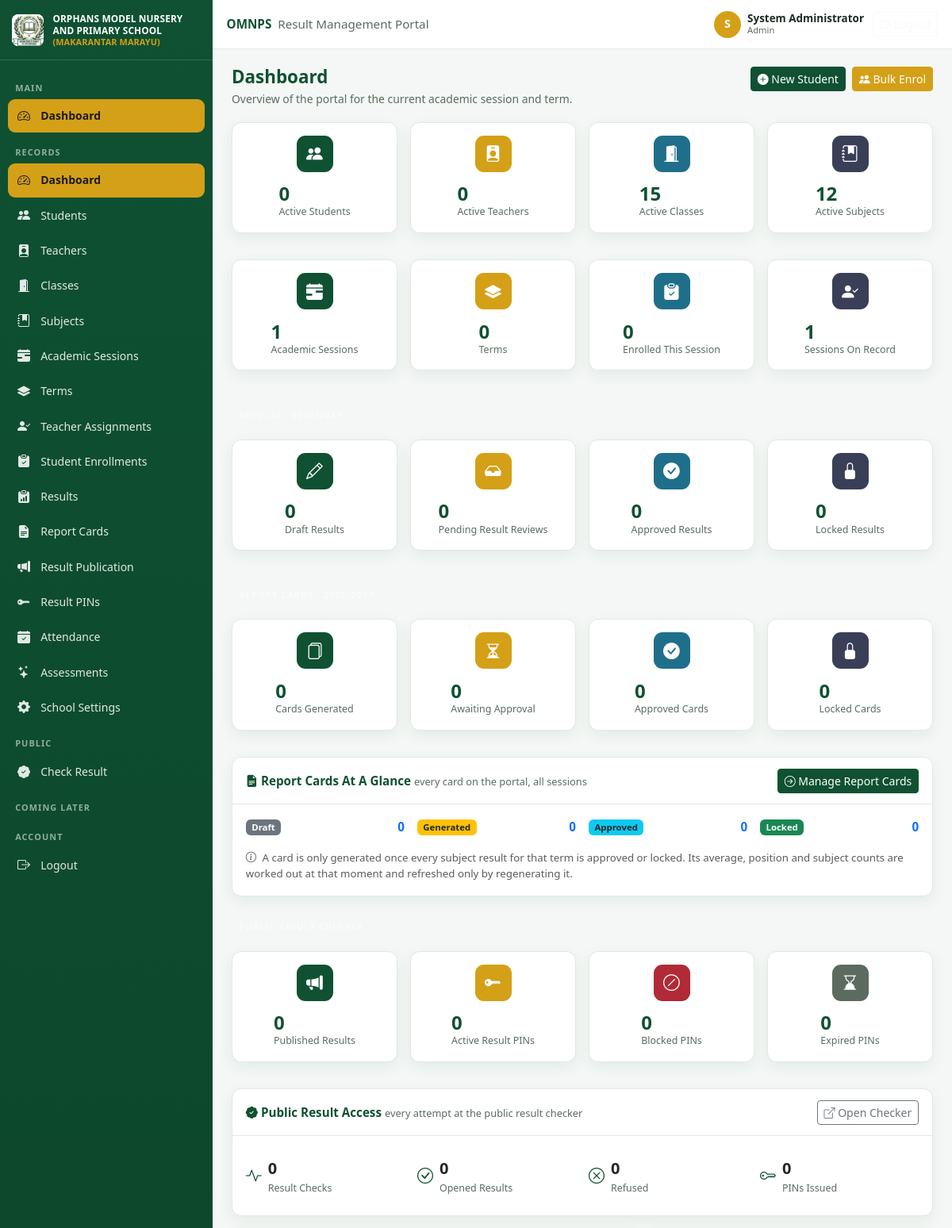
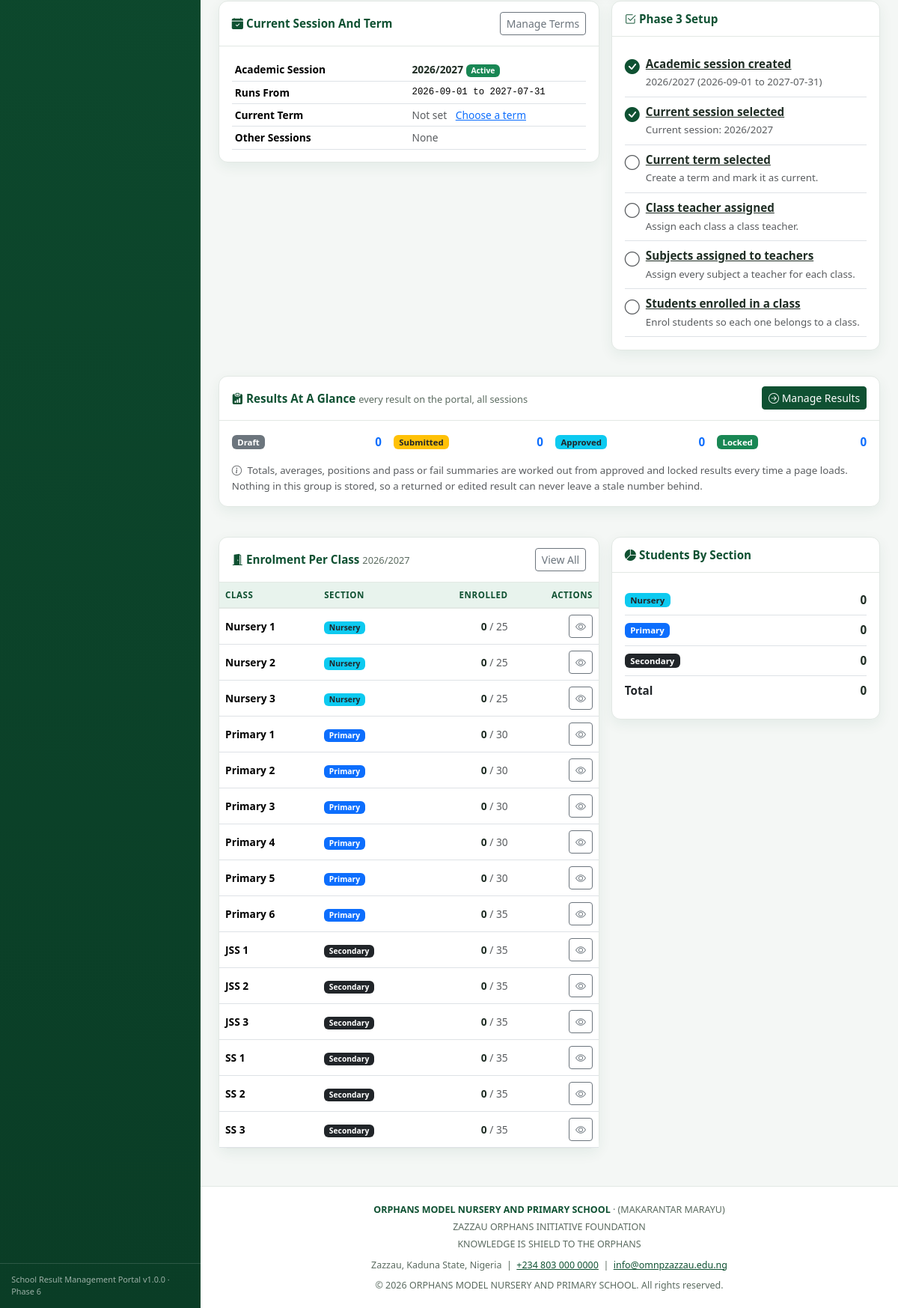
/dashboard.php (signed in), run on the app's committed database (2 pictures, top to bottom).
### tables this page shows
CREATE TABLE IF NOT EXISTS `school_settings` (
    `id`                    TINYINT UNSIGNED NOT NULL DEFAULT 1,

    `school_name`           VARCHAR(120) NOT NULL,
    `school_short_name`     VARCHAR(20)  NOT NULL,
    `school_campaign`       VARCHAR(80)  DEFAULT NULL,
    `school_foundation`     VARCHAR(120) DEFAULT NULL,
    `school_motto`          VARCHAR(120) DEFAULT NULL,
    `school_address`        VARCHAR(255) DEFAULT NULL,
    `school_phone`          VARCHAR(40)  DEFAULT NULL,
    `school_email`          VARCHAR(120) DEFAULT NULL,
    `school_website`        VARCHAR(120) DEFAULT NULL,

    `logo_path`             VARCHAR(255) DEFAULT NULL COMMENT 'Path to school logo image',
    `stamp_path`            VARCHAR(255) DEFAULT NULL COMMENT 'Path to school stamp/seal image',

    `created_at`            TIMESTAMP    NOT NULL DEFAULT CURRENT_TIMESTAMP,
    `updated_at`            TIMESTAMP    NOT NULL DEFAULT CURRENT_TIMESTAMP ON UPDATE CURRENT_TIMESTAMP,

    PRIMARY KEY (`id`)
);

CREATE TABLE IF NOT EXISTS `academic_sessions` (
    `id`              INT UNSIGNED NOT NULL AUTO_INCREMENT,
    `session_name`    VARCHAR(20)  NOT NULL COMMENT 'e.g. 2026/2027',
    `start_date`      DATE         NOT NULL,
    `end_date`        DATE         NOT NULL,
    `status`          ENUM('Active', 'Closed', 'Inactive') NOT NULL DEFAULT 'Active',
    `is_current`      TINYINT(1)   NOT NULL DEFAULT 0,
     
    `current_marker`  TINYINT(1) GENERATED ALWAYS AS
                          (IF(`is_current` = 1, 1, NULL)) VIRTUAL,
    `created_at`      TIMESTAMP    NOT NULL DEFAULT CURRENT_TIMESTAMP,
    `updated_at`      TIMESTAMP    NOT NULL DEFAULT CURRENT_TIMESTAMP ON UPDATE CURRENT_TIMESTAMP,
    PRIMARY KEY (`id`),
    UNIQUE KEY `uq_academic_sessions_name` (`session_name`),
     
    UNIQUE KEY `uq_academic_sessions_current` (`current_marker`),
    KEY `idx_academic_sessions_status` (`status`),
    KEY `idx_academic_sessions_dates` (`start_date`, `end_date`),
    CONSTRAINT `chk_academic_sessions_dates` CHECK (`end_date` > `start_date`)
);

CREATE TABLE IF NOT EXISTS `classes` (
    `id`               INT UNSIGNED  NOT NULL AUTO_INCREMENT,
    `class_name`       VARCHAR(50)   NOT NULL,
    `section`          ENUM('Nursery', 'Primary', 'Secondary') NOT NULL,
    `class_teacher_id` INT UNSIGNED      NULL DEFAULT NULL,
    `capacity`         SMALLINT UNSIGNED NOT NULL DEFAULT 30,
    `status`           ENUM('Active', 'Inactive') NOT NULL DEFAULT 'Active',
    `created_at`       TIMESTAMP     NOT NULL DEFAULT CURRENT_TIMESTAMP,
    `updated_at`       TIMESTAMP     NOT NULL DEFAULT CURRENT_TIMESTAMP ON UPDATE CURRENT_TIMESTAMP,
    PRIMARY KEY (`id`),
    UNIQUE KEY `uq_classes_name_section` (`class_name`, `section`),
    KEY `idx_classes_section` (`section`),
    KEY `idx_classes_status` (`status`),
    KEY `idx_classes_teacher_fk` (`class_teacher_id`),
    CONSTRAINT `fk_classes_teacher`
        FOREIGN KEY (`class_teacher_id`) REFERENCES `teachers` (`id`)
        ON DELETE SET NULL ON UPDATE CASCADE
);

### dashboard.php (the view, shortened to what the rows shown need)
<?php
$session      = currentSession();
$term         = currentTerm();
$sessions     = sessionOptions();
$classes      = classOptions();
$enrollments  = $session === null ? [] : enrollmentCountsByClass((int) $session['id']);
$pageHeading  = 'Dashboard';
require __DIR__ . '/includes/admin_top.php';
?>
<div class="page-head">
    <div>
        <h1><?= e($pageHeading) ?></h1>
    </div>
</div>
<div class="card table-card mb-3">
    <div class="table-card__head">
        <h2 class="table-card__title">
            <i class="bi bi-file-earmark-text-fill text-green"></i> Report Cards At A Glance
            <small>every card on the portal, all sessions</small>
        </h2>
    </div>
</div>
<div class="card table-card mb-3">
    <div class="table-card__head">
        <h2 class="table-card__title">
            <i class="bi bi-patch-check-fill text-green"></i> Public Result Access
            <small>every attempt at the public result checker</small>
        </h2>
    </div>
</div>
<div class="row g-3">
    <div class="col-lg-7">
        <div class="card table-card">
            <div class="table-card__head">
                <h2 class="table-card__title">
                    <i class="bi bi-calendar-check-fill text-green"></i> Current Session And Term
                </h2>
            </div>
            <div class="table-card__body">
                <?php if ($session === null): ?>
                    <div class="alert alert-warning d-flex align-items-center gap-2 mb-0">
                        <i class="bi bi-exclamation-triangle-fill"></i>
                        <span>
                            No current academic session. Create one and mark it current before enrolling students.
                        </span>
                    </div>
                <?php else: ?>
                    <div class="table-responsive">
                        <table class="table table-sm mb-0">
                            <tbody>
                                <tr>
                                    <th scope="row" class="w-50">Academic Session</th>
                                    <td>
                                        <span class="cell-strong"><?= e($session['session_name']) ?></span>
                                        <?= statusBadge((string) $session['status']) ?>
                                    </td>
                                </tr>
                                <tr>
                                    <th scope="row">Runs From</th>
                                    <td class="mono"><?= e($session['start_date']) ?> to <?= e($session['end_date']) ?></td>
                                </tr>
                                <tr>
                                    <th scope="row">Current Term</th>
                                    <td>
                                        <?php if ($term === null): ?>
                                            <span class="text-muted">Not set</span>
                                            <a class="ms-2" href="<?= e(assetUrl('admin/terms.php?session_id=' . (int) $session['id'])) ?>">
                                                Choose a term
                                            </a>
                                        <?php endif; ?>
                                    </td>
                                </tr>
                                <tr>
                                    <th scope="row">Other Sessions</th>
                                    <td>
                                        <?php $others = array_values(array_filter($sessions, static function (array $row) use ($session): bool {
                                            return (int) $row['id'] !== (int) $session['id'];
                                        })); ?>
                                        <?php if ($others === []): ?>
                                            <span class="text-muted">None</span>
                                        <?php endif; ?>
                                    </td>
                                </tr>
                            </tbody>
                        </table>
                    </div>
                <?php endif; ?>
            </div>
        </div>
    </div>
    <div class="col-lg-5">
        <div class="card table-card">
            <div class="table-card__head">
                <h2 class="table-card__title">
                    <i class="bi bi-check2-square text-green"></i> Phase 3 Setup
                </h2>
            </div>
        </div>
    </div>
</div>
<div class="card table-card mt-3 mb-4">
    <div class="table-card__head">
        <h2 class="table-card__title">
            <i class="bi bi-clipboard-data-fill text-green"></i> Results At A Glance
            <small>every result on the portal, all sessions</small>
        </h2>
    </div>
</div>
<div class="row g-3 mt-0">
    <div class="col-lg-7">
        <div class="card table-card">
            <div class="table-card__head">
                <h2 class="table-card__title">
                    <i class="bi bi-door-open-fill text-green"></i> Enrolment Per Class
                    <small><?= $session === null ? 'no current session' : e($session['session_name']) ?></small>
                </h2>
            </div>
            <div class="table-responsive">
                <table class="table table-hover mb-0">
                    <thead>
                    <tr>
                        <th>Class</th>
                        <th>Section</th>
                        <th class="text-end">Enrolled</th>
                        <th class="text-end">Actions</th>
                    </tr>
                    </thead>
                    <tbody>
                    <?php foreach ($classes as $row): ?>
                        <?php $classId = (int) $row['id']; ?>
                        <tr>
                            <td class="cell-strong"><?= e($row['class_name']) ?></td>
                            <td><?= sectionBadge((string) $row['section']) ?></td>
                            <td class="text-end">
                                <span class="cell-strong"><?= (int) ($enrollments[$classId] ?? 0) ?></span>
                                <span class="text-muted">/ <?= (int) $row['capacity'] ?></span>
                            </td>
                            <td class="text-end">
                                <a class="btn btn-sm btn-outline-secondary"
                                   href="<?= e(assetUrl('admin/class-view.php?id=' . $classId . ($session === null ? '' : '&session_id=' . (int) $session['id']))) ?>">
                                    <i class="bi bi-eye"></i>
                                </a>
                            </td>
                        </tr>
                    <?php endforeach; ?>
                    </tbody>
                </table>
            </div>
        </div>
    </div>
    <div class="col-lg-5">
        <div class="card table-card">
            <div class="table-card__head">
                <h2 class="table-card__title">
                    <i class="bi bi-pie-chart-fill text-green"></i> Students By Section
                </h2>
            </div>
        </div>
    </div>
</div>
<?php require __DIR__ . '/includes/admin_bottom.php'; ?>

### includes/navbar.php (shortened to what the rows shown need)
<?php
require_once __DIR__ . '/../config/helpers.php';
$settings = getSchoolSettings();
?>
<header class="app-navbar">
    <div class="app-navbar__title">
        <strong><?= e($settings['school_short_name'] ?? SCHOOL_SHORT_NAME) ?></strong>
        <span class="d-none d-md-inline">Result Management Portal</span>
    </div>
</header>

### includes/sidebar.php (shortened to what the rows shown need)
<?php
require_once __DIR__ . '/../config/helpers.php';
$settings = getSchoolSettings();
$logoPath = $settings['logo_path'] ?? 'assets/images/logo.jpeg';
?>
<aside class="app-sidebar" id="appSidebar" aria-label="Main navigation">
    <div class="app-sidebar__brand">
        <img src="<?= e(assetUrl($logoPath)) ?>" alt="<?= e($settings['school_short_name'] ?? SCHOOL_SHORT_NAME) ?> logo">
        <span class="app-sidebar__brand-text">
            <?= e($settings['school_name'] ?? SCHOOL_NAME) ?>
            <small><?= e($settings['school_campaign'] ?? SCHOOL_CAMPAIGN) ?></small>
        </span>
    </div>
</aside>

### includes/ui.php (shortened to what the rows shown need)
<?php
require_once __DIR__ . '/../config/functions.php';
function statusBadge(string $status): string
{
    return '<span class="badge ' . e(statusBadgeClass($status)) . '">' . e($status) . '</span>';
}
function sectionBadge(string $section): string
{
    $colours = [
        'Nursery'   => 'bg-info text-dark',
        'Primary'   => 'bg-primary',
        'Secondary' => 'bg-dark',
    ];
    return '<span class="badge ' . e($colours[$section] ?? 'bg-secondary') . '">' . e($section) . '</span>';
}

### includes/footer.php (shortened to what the rows shown need)
<?php
require_once __DIR__ . '/../config/helpers.php';
$settings = getSchoolSettings();
?>
        <footer class="app-footer">
            <div class="mb-1">
                <strong class="text-green"><?= e($settings['school_name'] ?? SCHOOL_NAME) ?></strong> &middot; <?= e($settings['school_campaign'] ?? SCHOOL_CAMPAIGN) ?>
            </div>
            <div class="mb-1"><?= e($settings['school_foundation'] ?? SCHOOL_FOUNDATION) ?></div>
            <div><?= e($settings['school_motto'] ?? SCHOOL_MOTTO) ?></div>
            <div class="mt-2">
                <?= e($settings['school_address'] ?? SCHOOL_ADDRESS) ?> &nbsp;|&nbsp;
                <a href="tel:<?= e(preg_replace('/\s+/', '', (string) ($settings['school_phone'] ?? SCHOOL_PHONE))) ?>" class="text-green"><?= e($settings['school_phone'] ?? SCHOOL_PHONE) ?></a>
                &nbsp;|&nbsp;
                <a href="mailto:<?= e($settings['school_email'] ?? SCHOOL_EMAIL) ?>" class="text-green"><?= e($settings['school_email'] ?? SCHOOL_EMAIL) ?></a>
            </div>
            <div class="mt-2">&copy; <?= e(date('Y')) ?> <?= e($settings['school_name'] ?? SCHOOL_NAME) ?>. All rights reserved.</div>
        </footer>
    </main>
</div>
</body>
</html>

### data on the page
school_settings: school_short_name "OMNPS", logo_path (picture), school_name "ORPHANS MODEL NURSERY AND PRIMARY SCHOOL", school_campaign "(MAKARANTAR MARAYU)", school_foundation "ZAZZAU ORPHANS INITIATIVE FOUNDATION", school_motto "KNOWLEDGE IS SHIELD TO THE ORPHANS", school_address "Zazzau, Kaduna State, Nigeria", school_phone "+234 803 000 0000", school_email "info@omnpzazzau.edu.ng"
academic_sessions: session_name "2026/2027", status "Active", start_date "2026-09-01", end_date "2027-07-31"
classes: class_name "Nursery 1", section "Nursery", id "0", capacity "25"
classes: class_name "Nursery 2", section "Nursery", id "0", capacity "25"
classes: class_name "Nursery 3", section "Nursery", id "0", capacity "25"
classes: class_name "Primary 1", section "Primary", id "0", capacity "30"
classes: class_name "Primary 2", section "Primary", id "0", capacity "30"
classes: class_name "Primary 3", section "Primary", id "0", capacity "30"
classes: class_name "Primary 4", section "Primary", id "0", capacity "30"
classes: class_name "Primary 5", section "Primary", id "0", capacity "30"
classes: class_name "Primary 6", section "Primary", id "0", capacity "35"
classes: class_name "JSS 1", section "Secondary", id "0", capacity "35"
classes: class_name "JSS 2", section "Secondary", id "0", capacity "35"
classes: class_name "JSS 3", section "Secondary", id "0", capacity "35"
classes: class_name "SS 1", section "Secondary", id "0", capacity "35"
classes: class_name "SS 2", section "Secondary", id "0", capacity "35"
classes: class_name "SS 3", section "Secondary", id "0", capacity "35"

### other printed values
$navInitial "S"
$navUser['full_name'] "System Administrator"
$navUser['role'] "Admin"
$link['label'] "Dashboard"
$link['label'] "Students"
$link['label'] "Teachers"
$link['label'] "Classes"
$link['label'] "Subjects"
$link['label'] "Academic Sessions"
$link['label'] "Terms"
$link['label'] "Teacher Assignments"
$link['label'] "Student Enrollments"
$link['label'] "Results"
$link['label'] "Report Cards"
$link['label'] "Result Publication"
